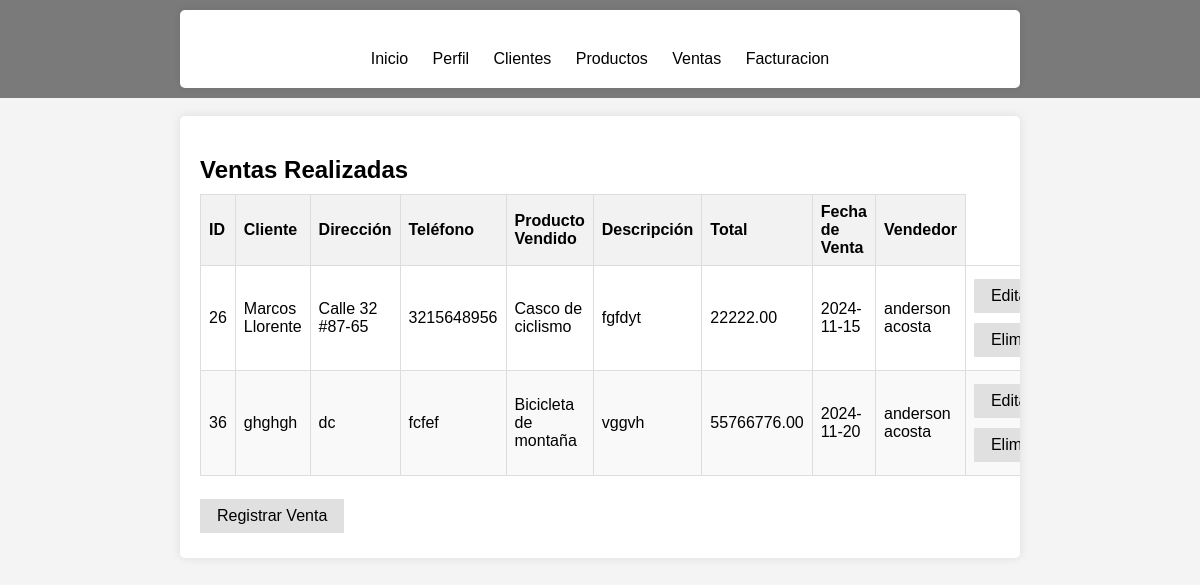
Page /vendedor/ventas.php on the earlier database version.
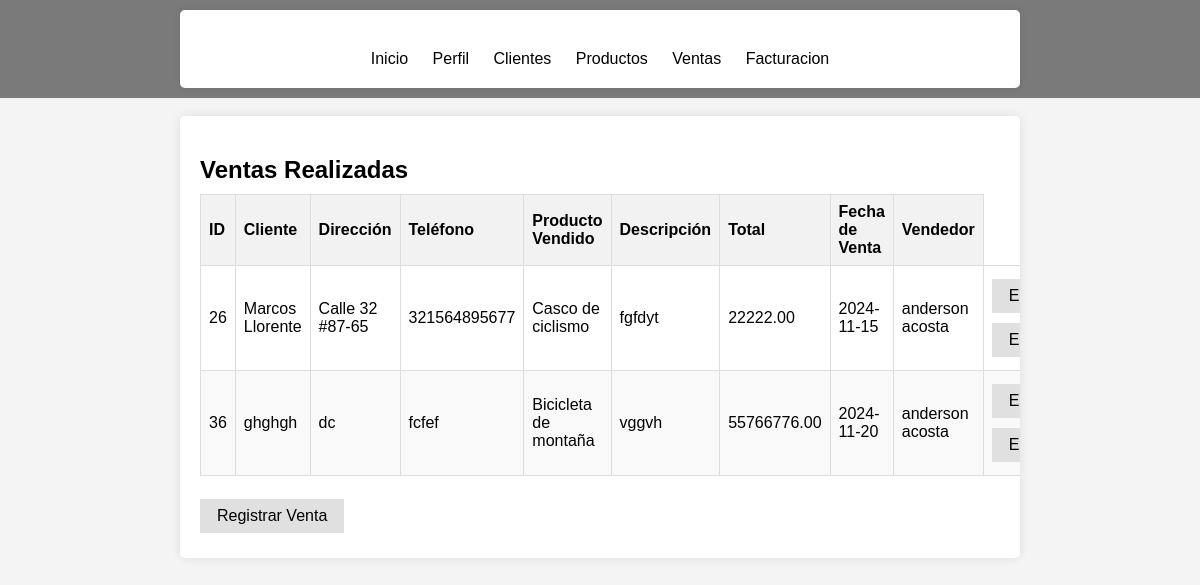
Same page on the later database version.
### tables this page shows
CREATE TABLE `ventas` (
  `id` int(11) NOT NULL,
  `cliente_id` int(11) DEFAULT NULL,
  `fecha_venta` date DEFAULT NULL,
  `total` decimal(10,2) DEFAULT NULL,
  `descripcion_venta` text DEFAULT NULL,
  `producto_vendido_id` int(11) DEFAULT NULL,
  `usuario_id` int(11) DEFAULT NULL,
  `vendedor` varchar(40) NOT NULL
);

CREATE TABLE `clientes` (
  `id` int(11) NOT NULL,
  `nombre` varchar(100) DEFAULT NULL,
  `direccion` varchar(255) DEFAULT NULL,
  `telefono` varchar(15) DEFAULT NULL,
  `nit` varchar(30) NOT NULL,
  `correo` varchar(30) NOT NULL
);

CREATE TABLE `productos` (
  `id` int(11) NOT NULL,
  `nombre` varchar(100) DEFAULT NULL,
  `descripcion` text DEFAULT NULL,
  `precio` decimal(10,2) DEFAULT NULL,
  `imagen` blob DEFAULT NULL,
  `cantidad` int(11) DEFAULT 0
);

CREATE TABLE `usuarios` (
  `id` int(11) NOT NULL,
  `nombre` varchar(255) NOT NULL,
  `correo` varchar(255) NOT NULL,
  `clave` varchar(255) NOT NULL,
  `rol` varchar(255) NOT NULL DEFAULT 'usuario',
  `fecha_creacion` timestamp NOT NULL DEFAULT current_timestamp(),
  `fecha_modificacion` timestamp NULL DEFAULT NULL
);

### vendedor/ventas.php (the view, shortened to what this page needs)
<?php
$dsn = 'mysql:host=localhost;dbname=thunderbike;charset=utf8';
$username = 'root';
$password = '';
try {
    $pdo = new PDO($dsn, $username, $password);
    $pdo->setAttribute(PDO::ATTR_ERRMODE, PDO::ERRMODE_EXCEPTION);
} catch (PDOException $e) {
    die("Conexión fallida: " . $e->getMessage());
}
$sql_ventas = "SELECT v.id, c.nombre AS nombre_cliente, c.direccion, c.telefono, p.nombre AS nombre_producto, v.descripcion_venta, v.total, v.fecha_venta, u.nombre AS nombre_vendedor
                FROM ventas v
                JOIN clientes c ON v.cliente_id = c.id
                JOIN productos p ON v.producto_vendido_id = p.id
                JOIN usuarios u ON v.usuario_id = u.id";
$stmt_ventas = $pdo->query($sql_ventas);
$result_ventas = $stmt_ventas->fetchAll(PDO::FETCH_ASSOC);
?>
<!DOCTYPE html>
<html lang="es">
<head>
</head>
<body>
    <nav class="navtop">
        <div>
            <div class="container">
                <div class="button-container">
                    <a href="vendedor_dashboard.php" id="indexBtn" class="button">Inicio</a>
                    <a href="perfil.php" id="perfilBtn" class="button">Perfil</a>
                    <a href="client.php" id="clientesBtn" class="button">Clientes</a>
                    <a href="productos.php" id="productosBtn" class="button">Productos</a>
                    <a href="ventas.php" id="ventasBtn" class="button">Ventas</a>
                    <a href="facturacion.php" id="facturacionBtn" class="button">Facturacion</a>
                </div>
            </div>
        </div>
    </nav>
    <br>
    <div class="container">
        <h2>Ventas Realizadas</h2>
        <div class="scrollable-table">
            <table>
            <thead>
                <tr>
                <th>ID</th>
                <th>Cliente</th>
                <th>Dirección</th>
                <th>Teléfono</th>
                <th>Producto Vendido</th>
                <th>Descripción</th>
                <th>Total</th>
                <th>Fecha de Venta</th>
                <th>Vendedor</th>
                </tr>
            </thead>
            <tbody>
        <?php
        if (is_array($result_ventas) && count($result_ventas) > 0) {
            foreach ($result_ventas as $row) {
                echo "<tr>";
                echo "<td>" . htmlspecialchars($row["id"]) . "</td>";
                echo "<td>" . htmlspecialchars($row["nombre_cliente"]) . "</td>";
                echo "<td>" . htmlspecialchars($row["direccion"]) . "</td>";
                echo "<td>" . htmlspecialchars($row["telefono"]) . "</td>";
                echo "<td>" . htmlspecialchars($row["nombre_producto"]) . "</td>";
                echo "<td>" . htmlspecialchars($row["descripcion_venta"]) . "</td>";
                echo "<td>" . htmlspecialchars($row["total"]) . "</td>";
                echo "<td>" . htmlspecialchars($row["fecha_venta"]) . "</td>";
                echo "<td>" . htmlspecialchars($row["nombre_vendedor"]) . "</td>";
                echo "<td>
                        <a href='..\controladores/EDITAR_VENTAS.PHP?id=" . htmlspecialchars($row["id"]) . "' class='btn'>Editar</a>
                        <a href='..\controladores/ELIMINAR_VENTAS.PHP?id=" . htmlspecialchars($row["id"]) . "' class='btn' onclick='return confirm(\"¿Estás seguro de que deseas eliminar esta venta?\");'>Eliminar</a>
                    </td>";
                echo "</tr>";
            }
        } else {
            echo "<tr><td colspan='10'>No se encontraron ventas.</td></tr>";
        }
        ?>
                </tbody>
            </table>
        </div>
        <br>
        <a href="#" id="showFormBtn" class="btn">Registrar Venta</a>
    </div>
</body>
</html>

Differences in the rows shown:
changed through a linked row, ventas "fgfdyt": cliente.telefono "3215648956" → "321564895677"
